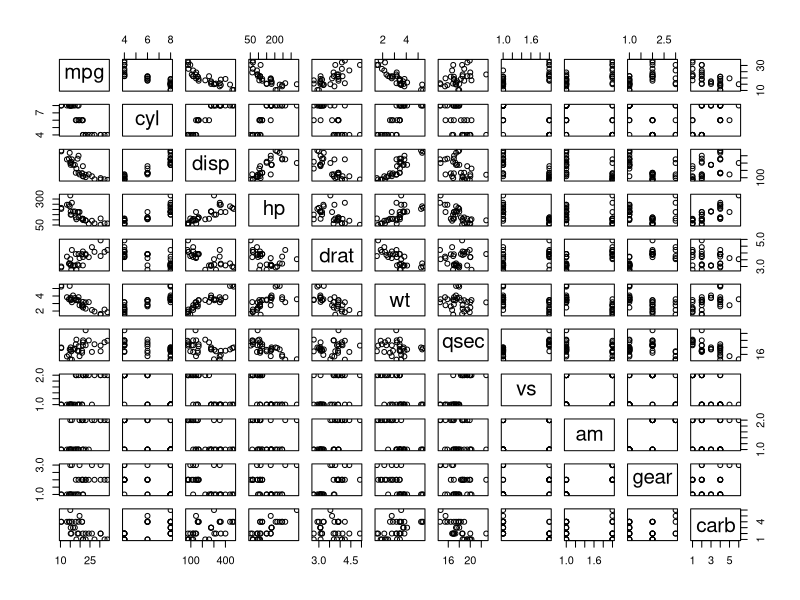
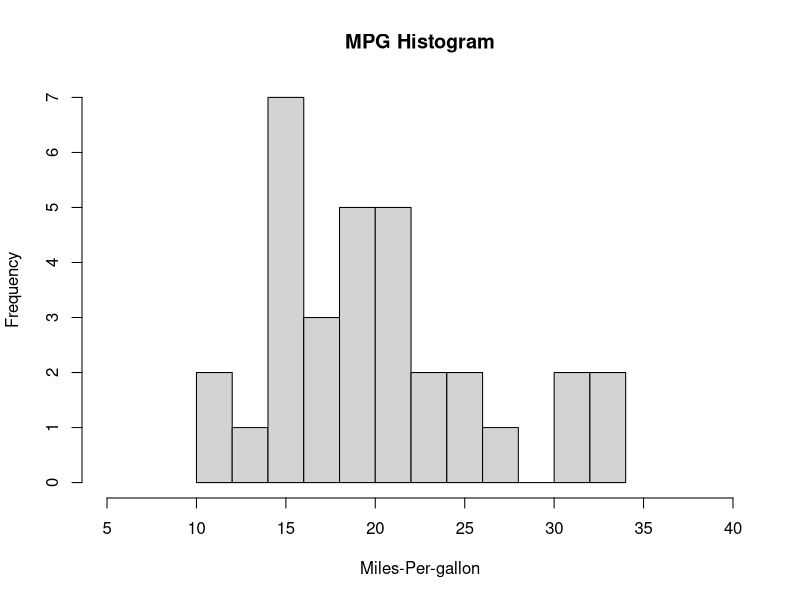
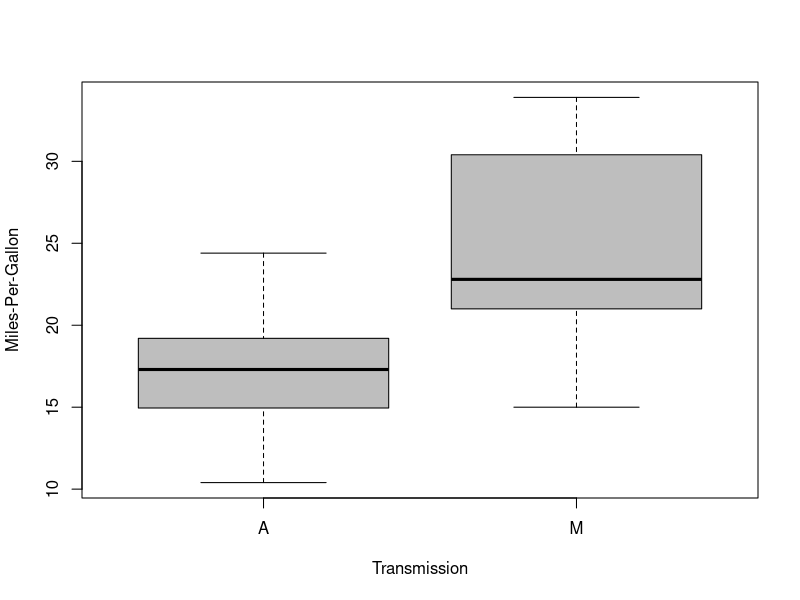

These charts were generated, in order, by the following R code:
## ---- chunk 1
sessionInfo()
## ---- chunk 2
library(datasets); data("mtcars"); head(mtcars)
## ---- chunk 3
rm(list = ls()); data("mtcars"); any(is.na(mtcars)); head(mtcars,5)
## ---- chunk 4
data("mtcars")
mtcars$vs <- factor(mtcars$vs, labels = c("V", "S")); mtcars$am <- factor(mtcars$am, labels = c("A", "M")); mtcars$gear <- factor(mtcars$gear); mtcars$carb <- factor(mtcars$carb)
str(mtcars); head(mtcars)
## ---- chunk 5
pairs(mpg ~ ., data = mtcars)
## ---- chunk 6
data("mtcars"); require(ggplot2); require(dplyr)
hist(mtcars$mpg, breaks=15, xlab = "Miles-Per-gallon", main = "MPG Histogram", xlim = range(5:40))
## ---- chunk 7
boxplot(mpg ~ am, data = mtcars, col = (c("grey","grey")), ylab = "Miles-Per-Gallon", xlab = "Transmission")
## ---- chunk 8
#qqPlot(fit, main="Q-Q plot")
## ---- chunk 9

## ---- chunk 10
#plot(resid(fit1))
#abline(h=0)
## ---- chunk 11
# To be decided
